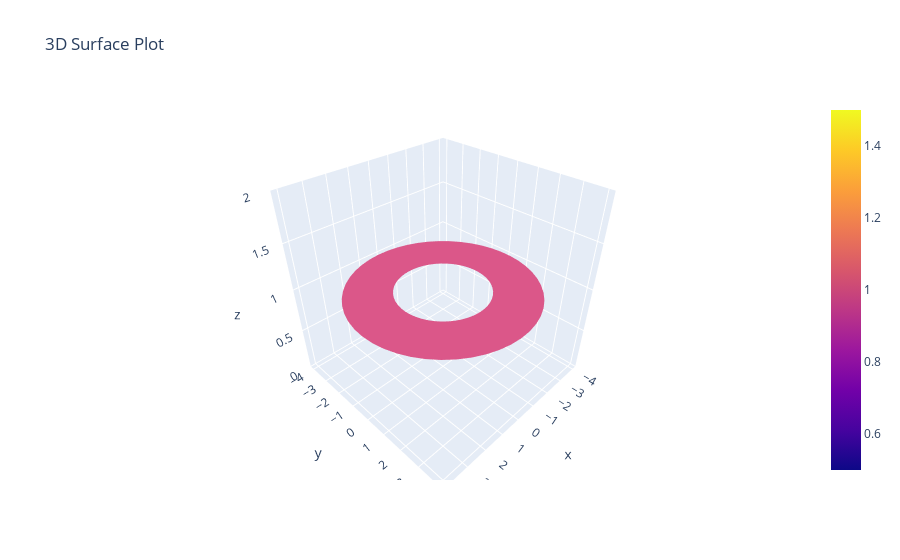

The notebook cell this image was saved under:
### Markdown cell above
### Exemplo 2: um anel

Na verdade, não usaremos muito isso, mas é um exemplo interessante a ser destacado.Suponha que nós parametrizamos o disco no plano $z = 1$, porem o raio vai variar entre 2 e 4:

### Code cell
fig = av.plot3d_parametric_surface(disc(rho, theta), 
                             (rho,2,4),(theta,0,2*np.pi))

fig

### Figure 1 — Plotly figure (JSON) as saved in the notebook; plotly's stock layout.template omitted (floating-point values rounded to 4 significant figures; data arrays with more than 128 entries replaced by an {"elided": "..."} marker saying what was removed)
{"data": [{"showlegend": false, "type": "surface", "x": {"elided": "50x50 float values"}, "y": {"elided": "50x50 float values"}, "z": {"elided": "50x50 int values"}}], "layout": {"autosize": true, "scene": {"aspectmode": "cube", "aspectratio": {"x": 1, "y": 1, "z": 1}}, "title": {"text": "3D Surface Plot"}, "xaxis": {"title": {"text": "X"}}, "yaxis": {"title": {"text": "Y"}}}}
